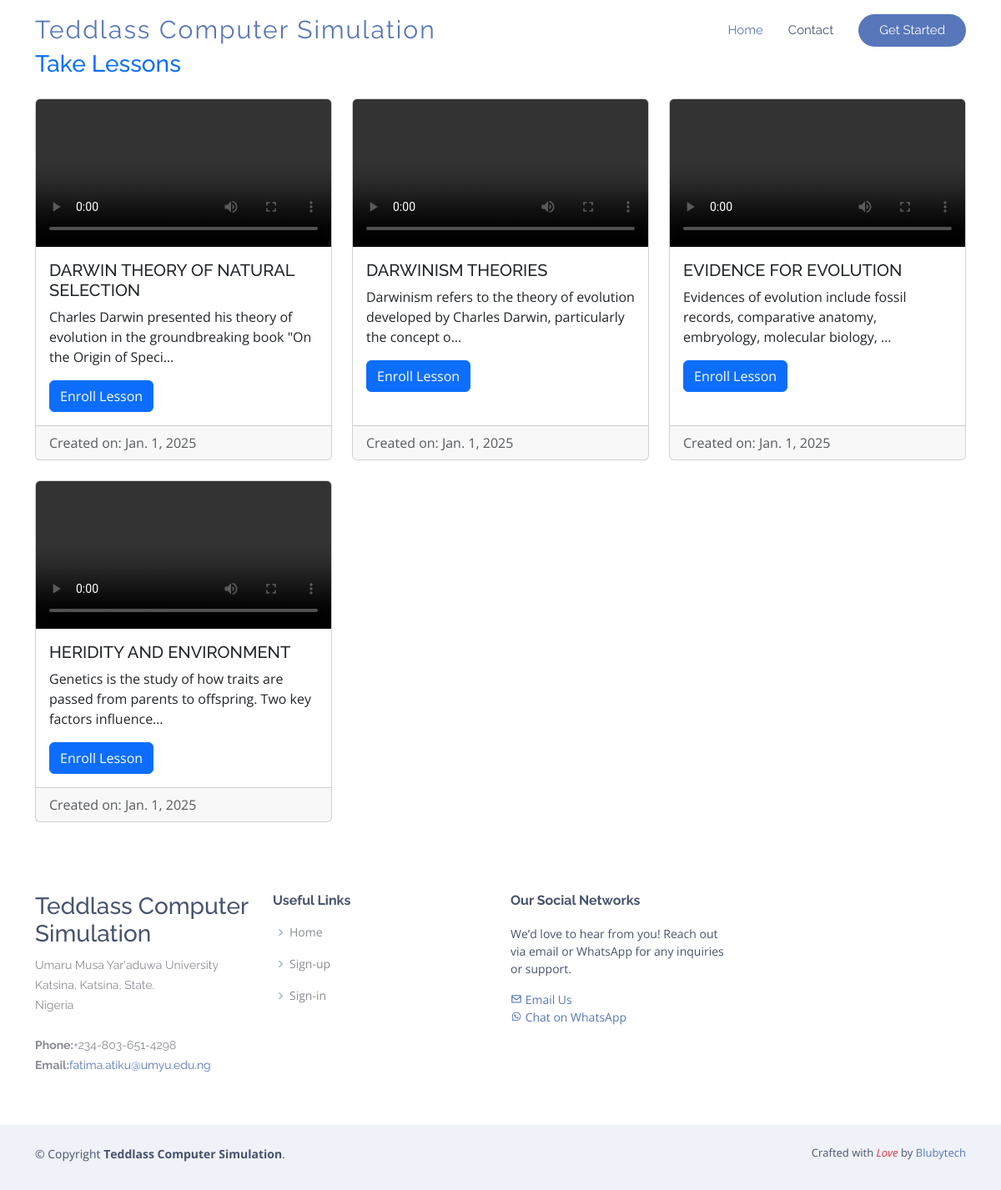
/lessons-list/, run on the app's committed database.
### core/models.py (models this page shows, shortened)
class Lessons(models.Model):
    title = models.CharField(max_length=50)
    description = models.TextField()
    tutorial = models.FileField(upload_to='videos/', null=True, blank=True)
    created_on = models.DateField(auto_now_add=True)
    updated_on = models.DateField(auto_now=True)

### core/views.py (the view)
# urls.py: path('lessons-list/', views.lessons, name='lessons-list'),
def lessons(request):
    lessons = Lessons.objects.all()
    return render(request, 'contents/admin/lessons-list.html', {'lessons': lessons})

### templates/contents/admin/lessons-list.html (shortened to what this page needs)
{% extends "base.html" %}
{% block content %}
{% include "includes/header.html" %}
<div class="container" style="margin-top:5%;">
  <h3 class="mb-4 text-primary">Take Lessons</h3>
  <div class="row">
    {% for lesson in lessons %}
      <div class="col-md-4 mb-4">
        <div class="card h-100">
          {% if lesson.tutorial %}
            <video controls class="card-img-top" style="max-height: 200px;">
              <source src="{{ lesson.tutorial.url }}" type="video/mp4">
            </video>
          {% else %}
            <img src="" class="card-img-top" alt="Placeholder">
          {% endif %}
          <div class="card-body">
            <h5 class="card-title">{{ lesson.title }}</h5>
            <p class="card-text">{{ lesson.description|truncatechars:100 }}</p>
            <a href="{% url 'core:lesson-detail' lesson.id %}" class="btn btn-primary">Enroll Lesson</a>
          </div>
          <div class="card-footer text-muted">
            Created on: {{ lesson.created_on }}
          </div>
        </div>
      </div>
    {% empty %}
      <div class="col-12">
        <p class="text-center text-muted">No lessons available at the moment.</p>
      </div>
    {% endfor %}
  </div>
</div>
{% include "includes/footer.html" %}
{% endblock %}

### static/assets/css/style.css (style rules this page uses)
body { font-family: "Open Sans", sans-serif; color: #585a61; }
a { color: #5777ba; text-decoration: none; }
h1, h2, h3, h4, h5, h6 { font-family: "Raleway", sans-serif; }

### data on the page
Lessons: title "DARWIN THEORY OF NATURAL SELECTION", description "Charles Darwin presented his theory of evolution in the groundbreaking book \"On the Origin of Speci…", created_on "Jan. 1, 2025"
Lessons: title "DARWINISM THEORIES", description "Darwinism refers to the theory of evolution developed by Charles Darwin, particularly the concept o…", created_on "Jan. 1, 2025"
Lessons: title "EVIDENCE FOR EVOLUTION", description "Evidences of evolution include fossil records, comparative anatomy, embryology, molecular biology, …", created_on "Jan. 1, 2025"
Lessons: title "HERIDITY AND ENVIRONMENT", description "Genetics is the study of how traits are passed from parents to offspring. Two key factors influence…", created_on "Jan. 1, 2025"
